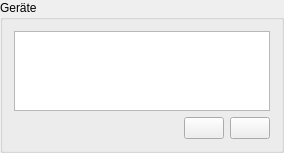
         <widget class="QGroupBox" name="groupBox_3">
          <property name="title">
           <string>Geräte</string>
          </property>
          <layout class="QGridLayout" name="gridLayout_2">
           <item row="0" column="0">
            <widget class="TableView" name="tableViewGeraete">
             <property name="sizePolicy">
              <sizepolicy hsizetype="Expanding" vsizetype="Fixed">
               <horstretch>0</horstretch>
               <verstretch>0</verstretch>
              </sizepolicy>
             </property>
             <property name="maximumSize">
              <size>
               <width>16777215</width>
               <height>80</height>
              </size>
             </property>
             <property name="toolTip">
              <string>&lt;html&gt;&lt;head/&gt;&lt;body&gt;&lt;p&gt;Hier werden alle &lt;span style=&quot; font-weight:600;&quot;&gt;Geräte&lt;/span&gt; aufgeführt.&lt;/p&gt;&lt;p&gt;Geräte sind definiert als Gegenstände, die unabhängig zur Konfiguration der Anlage erfasst werden.&lt;/p&gt;&lt;/body&gt;&lt;/html&gt;</string>
             </property>
             <property name="alternatingRowColors">
              <bool>true</bool>
             </property>
             <property name="selectionBehavior">
              <enum>QAbstractItemView::SelectRows</enum>
             </property>
             <property name="sortingEnabled">
              <bool>true</bool>
             </property>
             <attribute name="horizontalHeaderVisible">
              <bool>false</bool>
             </attribute>
             <attribute name="verticalHeaderVisible">
              <bool>false</bool>
             </attribute>
             <attribute name="verticalHeaderMinimumSectionSize">
              <number>20</number>
             </attribute>
             <attribute name="verticalHeaderDefaultSectionSize">
              <number>20</number>
             </attribute>
            </widget>
           </item>
           <item row="1" column="0">
            <layout class="QHBoxLayout" name="horizontalLayout">
             <item>
              <spacer name="horizontalSpacer_4">
               <property name="orientation">
                <enum>Qt::Horizontal</enum>
               </property>
               <property name="sizeHint" stdset="0">
                <size>
                 <width>40</width>
                 <height>20</height>
                </size>
               </property>
              </spacer>
             </item>
             <item>
              <widget class="QPushButton" name="btnNeuesGeraet">
               <property name="minimumSize">
                <size>
                 <width>40</width>
                 <height>0</height>
                </size>
               </property>
               <property name="toolTip">
                <string>&lt;html&gt;&lt;head/&gt;&lt;body&gt;&lt;p&gt;Hier werden &lt;span style=&quot; font-weight:600;&quot;&gt;alle Geräte&lt;/span&gt; außer der Maischekessel und die Sudpfanne erfasst.&lt;/p&gt;&lt;p&gt;Im Kleinen Brauhelfer werden unter Geräten all die Dinge verstanden, die das Brauen schöner, besser und angenehmer machen – aber nicht zwingend notwendig für ein Selbstgebrautes sind.&lt;/p&gt;&lt;p&gt;Zuvorderst gehört dazu ein Läuterkessel, aber auch Gärfässer und Gärkannen, Holzfässer und Kegs, Heizplatten, Meßgeräte bis hin zu zylindorkonischen Drucktanks, Abfüllern und Etikettiermaschinen werden hier erfasst. Kurzum alle Gerätschaften, die das Brauherz höher schlagen lassen.&lt;/p&gt;&lt;/body&gt;&lt;/html&gt;</string>
               </property>
               <property name="whatsThis">
                <string notr="true">plus</string>
               </property>
               <property name="icon">
                <iconset resource="../images.qrc">
                 <normaloff>:/images/light/plus.svg</normaloff>
                 <disabledoff>:/images/disabled/plus.svg</disabledoff>:/images/light/plus.svg</iconset>
               </property>
              </widget>
             </item>
             <item>
              <widget class="QPushButton" name="btnGeraetLoeschen">
               <property name="minimumSize">
                <size>
                 <width>40</width>
                 <height>0</height>
                </size>
               </property>
               <property name="toolTip">
                <string>&lt;html&gt;&lt;head/&gt;&lt;body&gt;&lt;p&gt;Hier wird eine nicht mehr benötigtes&lt;span style=&quot; font-weight:600;&quot;&gt; Gerät gelöscht&lt;/span&gt;.&lt;/p&gt;&lt;p&gt;Werden Geräte gelöscht, hat dies keine Auswirkung an anderen Stellen im Kleinen Brauhelfer.&lt;/p&gt;&lt;/body&gt;&lt;/html&gt;</string>
               </property>
               <property name="whatsThis">
                <string notr="true">minus</string>
               </property>
               <property name="icon">
                <iconset resource="../images.qrc">
                 <normaloff>:/images/light/minus.svg</normaloff>
                 <disabledoff>:/images/disabled/minus.svg</disabledoff>:/images/light/minus.svg</iconset>
               </property>
              </widget>
             </item>
            </layout>
           </item>
          </layout>
         </widget>
